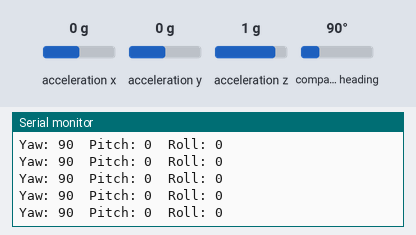
A sketch run on a simulated Arduino Uno, built with avr-gcc and run on an emulated ATmega328P. Parts: the last lines printed to the serial monitor. The inputs (shaded band) are chosen by the test bench; at power-on: acceleration x 0 g, acceleration y 0 g, acceleration z 1 g, compass heading 90°.

Above: at 2.2 s.
2.3 s: acceleration x set to -1.4 g
At 2.4 s:
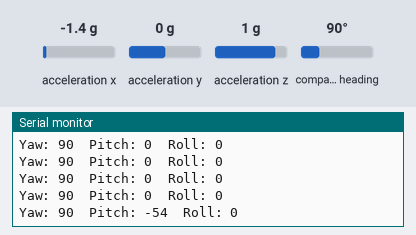
5.3 s: acceleration y set to -1.4 g
At 5.3 s:
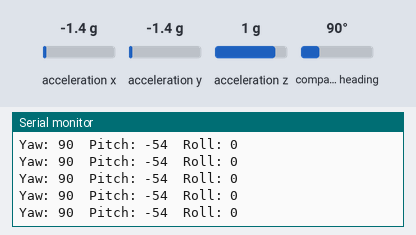
6.8 s: acceleration z set to -1.4 g
At 6.8 s:
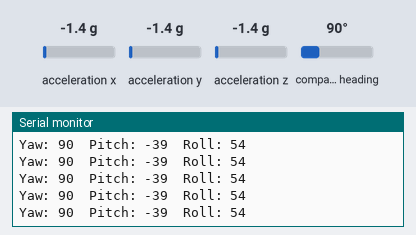
8.3 s: compass heading set to 7°
At 8.31 s:
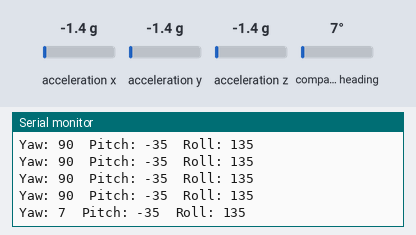
Timing chart, 0 to 10.8 s (numbered marks = the images above; inputs shaded):
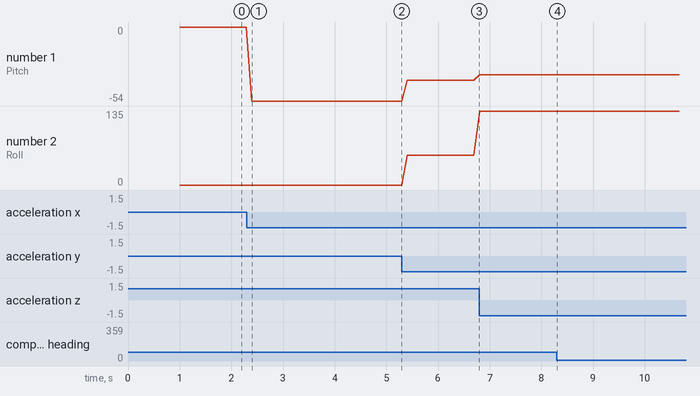

Measured:
- after the input at 2.3 s, the serial monitor: prints a new line after 0.10 s (image 1)
- after the input at 8.3 s, the serial monitor: prints a new line at once (image 4)
- plotted number 1: 0 → -54 after the input at 2.3 s, -54 → -39 after the input at 5.3 s, -39 → -35 after the input at 6.8 s
- plotted number 2: 0 → 54 after the input at 5.3 s, 54 → 135 after the input at 6.8 s

The sketch:

readSensor.ino
```cpp
#include <Wire.h>
#include <Adafruit_Sensor.h>
#include <Adafruit_BNO055.h>
#include <utility/imumaths.h>
/* This driver uses the Adafruit unified sensor library (Adafruit_Sensor),
which provides a common 'type' for sensor data and some helper functions.

  To use this driver you will also need to download the Adafruit_Sensor
  library and include it in your libraries folder.

  You should also assign a unique ID to this sensor for use with
  the Adafruit Sensor API so that you can identify this particular
  sensor in any data logs, etc. To assign a unique ID, simply
  provide an appropriate value in the constructor below (12345
  is used by default in this example).
  Connections
  ===========
  Connect SCL to analog 5
  Connect SDA to analog 4
  Connect VDD to 3-5V DC
  Connect GROUND to common ground
  History
  =======
  2015/MAR/03 - First release (KTOWN)
  2015/AUG/27 - Added calibration and system status helpers
  @Author Modified by Addison Sears-Collins
  @Date April 17, 2019
*/

/* Set the delay between fresh samples */
#define BNO055_SAMPLERATE_DELAY_MS (100)
//Adafruit_BNO055 bno = Adafruit_BNO055(55);
Adafruit_BNO055 bno = Adafruit_BNO055(55, 0x28, &Wire);

// Flag used to stop the program
bool done = false;

// Make the Arduino a slave to the Raspberry Pi
//int SLAVE_ADDRESS = 0X04;
const byte SLAVE_ADDRESS = 0x28;

// Toggle in-built LED for verifying program is working
int ledPin = 13;

// Data to send back to Raspberry Pi
byte imu_data[] = {0, 0, 0, 0, 0, 0, 0, 0, 0, 0, 0, 0};

// Variables used for digit extraction
int roll = 0;
int pitch = 0;
int yaw = 0;

// Initialize the LED. This is used for testing.
boolean ledOn = false;
/**************************************************************************/
/*
This function ends the program
*/
/**************************************************************************/
void end_program()
{
  // Used for reading data from the serial monitor
  char ch;
  // Check to see if ! is available to be read
  if (Serial.available())
  {
    // Read the character
    ch = Serial.read();
    // End the program if exclamation point is entered in the serial monitor
    if (ch == '!')
    {
      done = true;
      Serial.println("Finished recording Roll+Pitch+Yaw data. Goodbye.");
    }
  }
}
/**************************************************************************/
/*
Displays some basic information on this sensor from the unified
sensor API sensor_t type (see Adafruit_Sensor for more information)
*/
/**************************************************************************/
void displaySensorDetails(void)
{
  sensor_t sensor;
  bno.getSensor(&sensor);
  Serial.println("------------------------------------");
  Serial.print ("Sensor: "); Serial.println(sensor.name);
  Serial.print ("Driver Ver: "); Serial.println(sensor.version);
  Serial.print ("Unique ID: "); Serial.println(sensor.sensor_id);
  Serial.print ("Max Value: "); Serial.print(sensor.max_value); Serial.println(" xxx");
  Serial.print ("Min Value: "); Serial.print(sensor.min_value); Serial.println(" xxx");
  Serial.print ("Resolution: "); Serial.print(sensor.resolution); Serial.println(" xxx");
  Serial.println("------------------------------------");
  Serial.println("");
  delay(500);
}
/**************************************************************************/
/*
Display some basic info about the sensor status
*/
/**************************************************************************/
void displaySensorStatus(void)
{
  /* Get the system status values (mostly for debugging purposes) */
  uint8_t system_status, self_test_results, system_error;
  system_status = self_test_results = system_error = 0;
  bno.getSystemStatus(&system_status, &self_test_results, &system_error);
  /* Display the results in the Serial Monitor */
  Serial.println("");
  Serial.print("System Status: 0x");
  Serial.println(system_status, HEX);
  Serial.print("Self Test: 0x");
  Serial.println(self_test_results, HEX);
  Serial.print("System Error: 0x");
  Serial.println(system_error, HEX);
  Serial.println("");
  delay(500);
}
/**************************************************************************/
/*
Display sensor calibration status
*/
/**************************************************************************/
void displayCalStatus(void)
{
  /* Get the four calibration values (0..3) */
  /* Any sensor data reporting 0 should be ignored, */
  /* 3 means 'fully calibrated" */
  uint8_t system, gyro, accel, mag;
  system = gyro = accel = mag = 0;
  bno.getCalibration(&system, &gyro, &accel, &mag);
  /* The data should be ignored until the system calibration is > 0 */
  Serial.print("\t");
  if (!system)
  {
    Serial.print("! ");
  }

  /* Display the individual values */
  Serial.print("Sys:");
  Serial.print(system, DEC);
  Serial.print(" G:");
  Serial.print(gyro, DEC);
  Serial.print(" A:");
  Serial.print(accel, DEC);
  Serial.print(" M:");
  Serial.print(mag, DEC);
}
/**************************************************************************/
/*
Callback for received data
*/
/**************************************************************************/
void processMessage(int n)
{
  char ch = Wire.read();
  if (ch == 'l')
  {
    toggleLED();
  }
}
/**************************************************************************/
/*
Method to toggle the LED. This is used for testing.
*/
/**************************************************************************/
void toggleLED()
{
  ledOn = ! ledOn;
  digitalWrite(ledPin, ledOn);
}
/**************************************************************************/
/*
Code that executes when request is received from Raspberry Pi
*/
/**************************************************************************/
void sendIMUReading()
{
  Wire.write(imu_data, 12);
}
/**************************************************************************/
/*
Retrieves the digit of any position in an integer. The rightmost digit
has position 0. The second rightmost digit has position 1, etc.
e.g. Position 3 of integer 245984 is 5.
*/
/**************************************************************************/
byte getDigit(int num, int n)
{
  int int_digit, temp1, temp2;
  byte byte_digit;
  temp1 = pow(10, n+1);
  int_digit = num % temp1;
  if (n > 0)
  {
    temp2 = pow(10, n);
    int_digit = int_digit / temp2;
  }
  byte_digit = (byte) int_digit;
  return byte_digit;
}
/**************************************************************************/
/*
Arduino setup function (automatically called at startup)
*/
/**************************************************************************/
void setup(void)
{
  Serial.begin(9600);

  /* Initialise the sensor */
  if(!bno.begin())
  {
    /* There was a problem detecting the BNO055 ... check your connections */
    //Serial.print("Ooops, no BNO055 detected ... Check your wiring or I2C ADDR!");
    while(1);
  }
  delay(1000);

  bno.setExtCrystalUse(true);

  Wire.begin(SLAVE_ADDRESS); // Set up the Wire library and make Arduino the slave
  /* Define the callbacks for i2c communication */
  Wire.onReceive(processMessage); // Used to specify a function when data received from Master
  Wire.onRequest(sendIMUReading); // Used to specify a function when the Master requests data
}
/**************************************************************************/
/*
Arduino loop function, called once 'setup' is complete
*/
/**************************************************************************/
void loop(void)
{
  while (!done)
  {
      /* Get a new sensor event */
    sensors_event_t event;
    bno.getEvent(&event);
    /* Display the floating point data */
    Serial.print("Yaw: ");
    yaw = (int) event.orientation.x;
    Serial.print(yaw);
    if (yaw < 0)
    {
      imu_data[8] = 1; // Capture the sign information
      yaw = abs(yaw);
    }
    else
    {
      imu_data[8] = 0;
    }
    if (yaw > 360)
    {
      yaw = yaw - 360; // Calculate equivalent angle
    }
    Serial.print("\tPitch: ");
    pitch = (int) event.orientation.y;
    Serial.print(pitch);
    if (pitch < 0)
    {
      imu_data[4] = 1; // Capture the sign information
      pitch = abs(pitch);
    }
    else
    {
      imu_data[4] = 0;
    }
    Serial.print("\tRoll: ");
    roll = (int) event.orientation.z;
    Serial.print(roll);
    if (roll < 0)
    {
      imu_data[0] = 1; // Capture the sign information
      roll = abs(roll);
    }
    else
    {
      imu_data[0] = 0;
    }

    /* New line for the next sample */
    Serial.println("");
    /* Update the IMU data by extracting each digit from the raw data */
    imu_data[1] = getDigit(roll, 2);
    imu_data[2] = getDigit(roll, 1);
    imu_data[3] = getDigit(roll, 0);
    imu_data[5] = getDigit(pitch, 2);
    imu_data[6] = getDigit(pitch, 1);
    imu_data[7] = getDigit(pitch, 0);
    imu_data[9] = getDigit(yaw, 2);
    imu_data[10] = getDigit(yaw, 1);
    imu_data[11] = getDigit(yaw, 0);
    /* Wait the specified delay before requesting nex data */
    delay(BNO055_SAMPLERATE_DELAY_MS);
  }
  // Do nothing
  while (true){};
}
```
